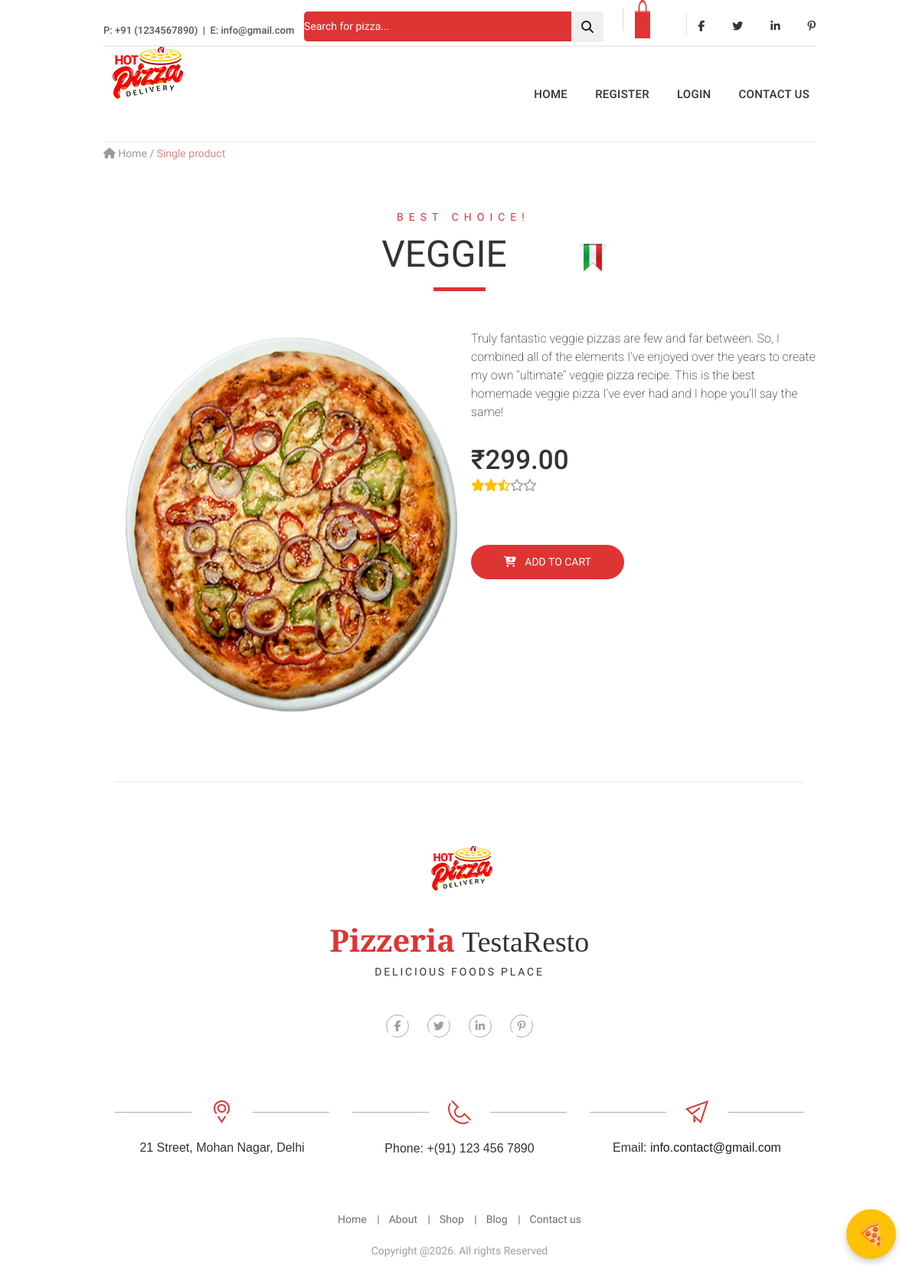
Page /product/1 on the committed database.
### product/models.py (models this page shows, shortened)
class Product(models.Model):
    name = models.CharField(max_length=100,unique=True)
    slug = models.SlugField(max_length=100,unique=True)
    short_description = models.TextField(max_length=300,blank=True)
    description = models.TextField(blank=True)
    category = models.ForeignKey(Category,on_delete=models.CASCADE)
    image = models.ImageField(upload_to='products',blank=True)
    price = models.DecimalField(max_digits=10,decimal_places=2,default='',blank=True,null=True)
    created = models.DateTimeField(auto_now_add=True)
    updated = models.DateTimeField(auto_now=True)
    class Meta:
        ordering = ('name',)
        verbose_name = 'product'
        verbose_name_plural = 'products'

### product/views.py (the view)
# urls.py: path('product/<int:pk>', views.product_detail,name="product_detail"),
def product_detail(request,pk):
    product_detail = get_object_or_404(Product,pk=pk)
    context = {
        'product_detail':product_detail,
    }
    return render(request,'product/product_detail.html',context)

### product/templates/product/product_detail.html
{% extends 'product/base.html' %}
{% load static %}
{% block content%}
 <div class="container">
        <div class="pizza_breadcrumb">
            <a href="{%url 'home'%}"><i class="fa fa-home"></i> Home</a> / <span>Single product</span>
        </div>
        <section class="shop_title">
            <div class="piz_title">
                <div class="small_title"><h3>best choice!</h3></div>
                <div class="big_title"><h1 class="shop_big_title">{{product_detail.name}}</h1><img src="{% static 'product/img/title_icon.png'%}"></div>
            </div>
            <div class="title_devider">
                <p class="line"></p>
            </div>
        </section>
        <section class="products top_margin_60-30">
            <div class="row big-bottom">
                <div class="col-md-12">
                    <div class="row">
                    <div class="col-md-6">
                        <div class="big_pizza">
                            <img src="{{product_detail.image.url}}" class="img-fluid">
                        </div>
                    </div>
                    <div class="col-md-6">
                        <div class="content_description">
                            <div class="small_description">
                                <p>{{product_detail.description}}</p>
                            </div>
                            <div class="price">
                                <h2>₹{{product_detail.price}}</h2>
                                <ul>
                                    <li><i class="fa fa-star"></i></li>
                                    <li><i class="fa fa-star"></i></li>
                                    <li><i class="fa fa-star-half-o"></i></li>
                                    <li class="gray"><i class="fa fa-star-o"></i></li>
                                    <li class="gray"><i class="fa fa-star-o"></i></li>
                                </ul>
                            </div>
                            <div class="shop_buttons">
                                <a href="{% url 'add_cart' product_detail.id %}">
                                <button type="button" class="btn btn-outline-primary"><i class="fa fa-cart-plus"></i> add to cart</button>
                            </a>
                            </div>
                        </div>
                    </div>
                    </div>
                </div>
            </div>
        </section>
{% endblock %}

### rows in the picture
Product: name "VEGGIE", image (picture), description "Truly fantastic veggie pizzas are few and far between. So, I combined all of the elements I've enjoyed over the years to create my own \"ultimate\" veggie pizza recipe. This is the best homemade veggie pizza I've ever had and I hope you'll say the same!", price "299.00"
